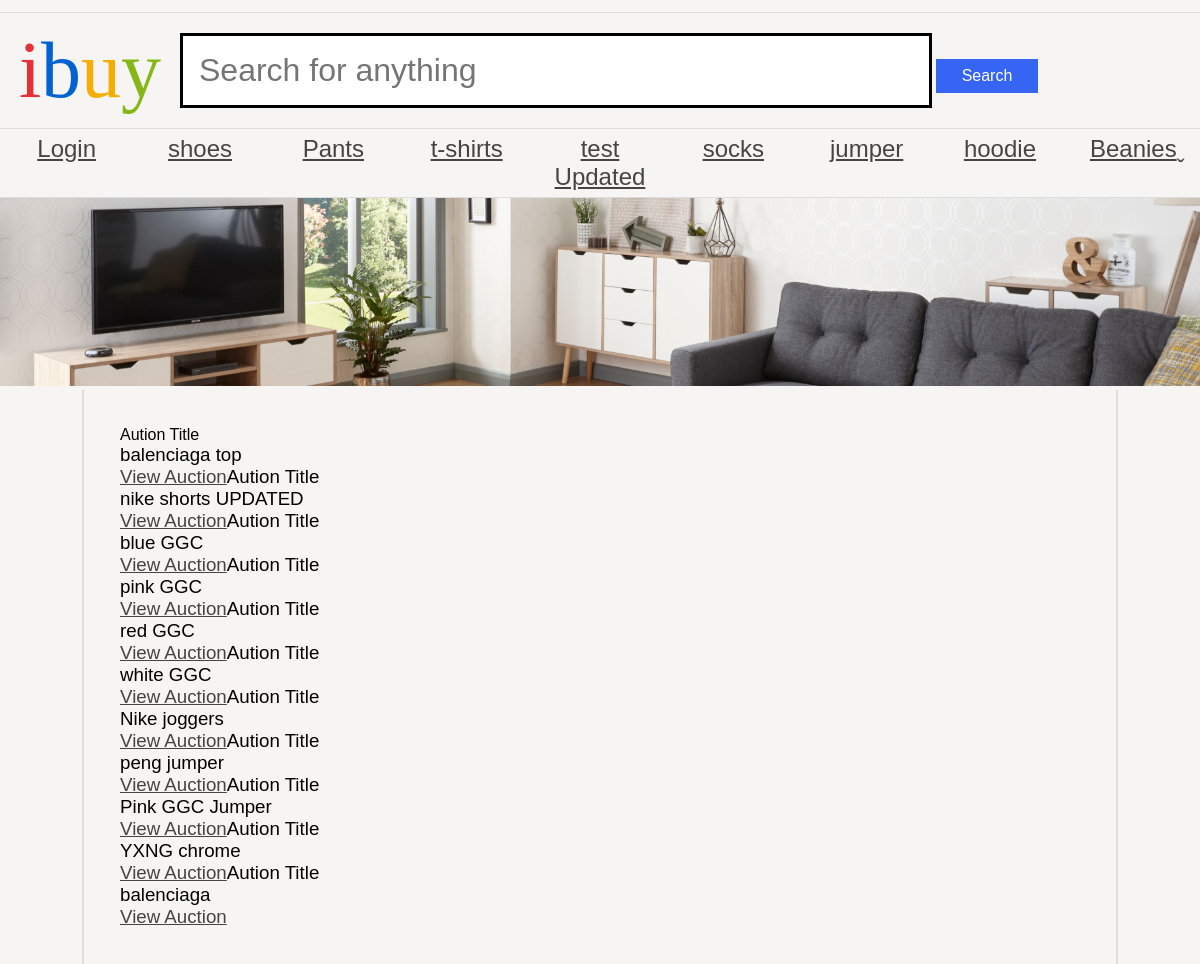
The app's page /as1/public/search.php with its own data.
### tables this page shows
CREATE TABLE `category` (
  `categoryId` int(11) NOT NULL AUTO_INCREMENT,
  `name` varchar(45) DEFAULT NULL,
  PRIMARY KEY (`categoryId`)
);

CREATE TABLE `auction` (
  `auctionId` int(11) NOT NULL AUTO_INCREMENT,
  `title` varchar(45) DEFAULT NULL,
  `description` varchar(45) DEFAULT NULL,
  `categoryId` int(11) DEFAULT NULL,
  `endDate` datetime DEFAULT NULL,
  `auctionAuthorId` int(11) DEFAULT NULL,
  PRIMARY KEY (`auctionId`),
  KEY `categoryId_idx` (`categoryId`),
  KEY `userId_idx` (`auctionAuthorId`),
  CONSTRAINT `auctionAuthorId` FOREIGN KEY (`auctionAuthorId`) REFERENCES `user` (`userId`) ON DELETE NO ACTION ON UPDATE NO ACTION,
  CONSTRAINT `categoryId` FOREIGN KEY (`categoryId`) REFERENCES `category` (`categoryId`) ON DELETE NO ACTION ON UPDATE NO ACTION
);

### as1/public/search.php (the view, shortened to what this page needs)
<?php
include 'setup.php';
require 'nav.php';
$searchTerm = $_GET['searchSpace'];
$stmt = $pdo->prepare("SELECT * FROM auction WHERE title + description  LIKE '%".$searchTerm."%'");
$stmt->execute();
while ($rowOfResults = $stmt->fetch()){
    echo'<label>Aution Title</label>';
    echo'<h3>'.$rowOfResults['title'].'<h3>';
    echo'<a href=auction.php?id='.$rowOfResults['auctionID'].'>View Auction</a>';
}
?>

### as1/public/nav.php (shortened to what this page needs)
<?php
include 'setup.php';
$stmt = $pdo->prepare('SELECT categoryId, name FROM category');
$stmt->execute();
?>
<!DOCTYPE html>
<html>
	<head>
		<link rel="stylesheet" href="ibuy.css" />
	</head>
	<body>
		<header>
			<h1><span class="i">i</span><span class="b">b</span><span class="u">u</span><span class="y">y</span></h1>
			<?php
			echo'<form action="search.php?search=" method="GET">
				<input type="text" name="searchSpace" placeholder="Search for anything" />
				<input type="submit" name="submit" value="Search" />
			</form>';
			?>
		</header>
		<nav>
			<ul>
			<li><a href="login.php">Login</a></li>
			<?php
			while($category = $stmt->fetch()) {
			echo '<li><a class="categoryLink" href="category.php?id=' . $category['categoryId'] . '">' . $category['name'] .'</a>';
			};
			?>
			</ul>
		</nav>
		<img src="banners/1.jpg" alt="Banner" />
		<main>

### as1/public/ibuy.css (style rules this page uses)
* { margin: 0; padding: 0; }
body { font-family: 'Oxygen-Regular', sans-serif; background-color: #f6f5f4; max-width: 100vw; overflow-x: hidden; }
h1, h2, h3, h4 { font-weight: normal; }
a, a:visited { color: #444; }
header { margin-top: 1vw; font-family: 'Univers-Light-Normal'; display: grid; grid-template-columns: 15% 85%; align-items: center; padding-top: 1vw; padding-bottom: 1vw; border-top: 1px solid #ddd; border-bottom: 1px solid #ddd; }
header h1 { text-align: center; font-size: 5em; }
form { display: block; }
header form input[type=text] { border: 3px solid black; font-size: 2em; padding: 0.5em; width: 70%; }
body > img { width: 100vw; }
header form input[type=submit] { background-color: #3665f3; color: white; width: 10%; font-size: 1em; padding: 0.5em; cursor: pointer; border: 0; }
header .i { color: #e43137; }
header .b { color: #0063d1; }
header .u { color: #f4ae01; }
header .y { color: #85b716; }
body > nav { border-bottom: 1px solid #ddd; }
body > nav ul li:last-child a:after { content: 'ˬ'; position: absolute; }
body > nav ul { display: flex; width: 100vw; list-style-type: none; }
body > nav ul li { flex: 1; }
body > nav ul li a { display: block; text-align: center; padding-top: 0.5vw; padding-bottom: 0.5vw; font-size: 1.5em; }
main { padding: 3vw; display: block; overflow: hidden; width: 80vw; margin: auto; border-left: 2px solid #ddd; border-right: 2px solid #ddd; }

### records on screen
category: name "shoes"
category: name "Pants"
category: name "t-shirts"
category: name "test Updated"
category: name "socks"
category: name "jumper"
category: name "hoodie"
category: name "Beanies"
auction: title "balenciaga top"
auction: title "nike shorts UPDATED"
auction: title "blue GGC"
auction: title "pink GGC"
auction: title "red GGC"
auction: title "white GGC"
auction: title "Nike joggers"
auction: title "peng jumper"
auction: title "Pink GGC Jumper"
auction: title "YXNG chrome"
auction: title "balenciaga"
